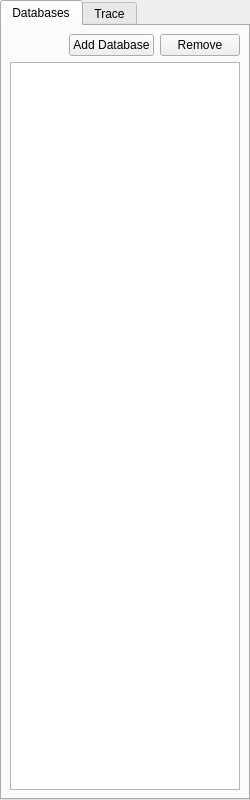
<?xml version="1.0" encoding="UTF-8"?>
<ui version="4.0">
 <class>LeftPanelWidget</class>
 <widget class="QWidget" name="LeftPanelWidget">
  <property name="geometry">
   <rect>
    <x>0</x>
    <y>0</y>
    <width>250</width>
    <height>800</height>
   </rect>
  </property>
  <layout class="QVBoxLayout" name="verticalLayout">
   <property name="spacing">
    <number>0</number>
   </property>
   <property name="leftMargin">
    <number>0</number>
   </property>
   <property name="topMargin">
    <number>0</number>
   </property>
   <property name="rightMargin">
    <number>0</number>
   </property>
   <property name="bottomMargin">
    <number>0</number>
   </property>
   <item>
    <widget class="QTabWidget" name="topTabs">
     <property name="currentIndex">
      <number>0</number>
     </property>

     <!-- ===== Databases tab ===== -->
     <widget class="QWidget" name="tabDatabases">
      <attribute name="title">
       <string>Databases</string>
      </attribute>
      <layout class="QVBoxLayout" name="dbLayout">
       <property name="spacing">
        <number>6</number>
       </property>
       <property name="leftMargin">
        <number>8</number>
       </property>
       <property name="topMargin">
        <number>8</number>
       </property>
       <property name="rightMargin">
        <number>8</number>
       </property>
       <property name="bottomMargin">
        <number>8</number>
       </property>
       <item>
        <layout class="QHBoxLayout" name="dbToolbar">
         <item>
          <spacer name="dbSpacer">
           <property name="orientation">
            <enum>Qt::Orientation::Horizontal</enum>
           </property>
           <property name="sizeHint" stdset="0">
            <size>
             <width>40</width>
             <height>20</height>
            </size>
           </property>
          </spacer>
         </item>
         <item>
          <widget class="QPushButton" name="btnAddDb">
           <property name="text">
            <string>Add Database</string>
           </property>
           <property name="maximumWidth">
            <number>120</number>
           </property>
          </widget>
         </item>
         <item>
          <widget class="QPushButton" name="btnRemoveDb">
           <property name="text">
            <string>Remove</string>
           </property>
           <property name="maximumWidth">
            <number>80</number>
           </property>
          </widget>
         </item>
        </layout>
       </item>
       <item>
        <widget class="QListWidget" name="lstDatabases"/>
       </item>
      </layout>
     </widget>

     <!-- ===== Trace tab ===== -->
     <widget class="QWidget" name="tabTrace">
      <attribute name="title">
       <string>Trace</string>
      </attribute>
      <layout class="QVBoxLayout" name="traceLayout">
       <property name="spacing">
        <number>12</number>
       </property>
       <property name="leftMargin">
        <number>16</number>
       </property>
       <property name="topMargin">
        <number>16</number>
       </property>
       <property name="rightMargin">
        <number>16</number>
       </property>
       <property name="bottomMargin">
        <number>16</number>
       </property>
       <item>
        <widget class="QLabel" name="traceHeader">
         <property name="text">
          <string>TRACE</string>
         </property>
        </widget>
       </item>
       <item>
        <widget class="QTableWidget" name="traceSummary">
         <property name="focusPolicy">
          <enum>Qt::FocusPolicy::NoFocus</enum>
         </property>
         <property name="showGrid">
          <bool>false</bool>
         </property>
         <property name="columnCount">
          <number>2</number>
         </property>
         <attribute name="horizontalHeaderVisible">
          <bool>false</bool>
         </attribute>
         <attribute name="verticalHeaderVisible">
          <bool>false</bool>
         </attribute>
         <column>
          <property name="text">
           <string>Key</string>
          </property>
         </column>
         <column>
          <property name="text">
           <string>Value</string>
          </property>
         </column>
        </widget>
       </item>
       <item>
        <spacer name="spacerSection">
         <property name="orientation">
          <enum>Qt::Orientation::Vertical</enum>
         </property>
         <property name="sizeType">
          <enum>QSizePolicy::Policy::Fixed</enum>
         </property>
         <property name="sizeHint" stdset="0">
          <size>
           <width>0</width>
           <height>4</height>
          </size>
         </property>
        </spacer>
       </item>
       <item>
        <widget class="QTabWidget" name="leftTabs">
         <property name="currentIndex">
          <number>0</number>
         </property>

         <!-- Signals tab -->
         <widget class="QWidget" name="tabSignals">
          <attribute name="title">
           <string>Signals</string>
          </attribute>
          <layout class="QVBoxLayout" name="signalsLayout">
           <property name="spacing">
            <number>0</number>
           </property>
           <property name="leftMargin">
            <number>0</number>
           </property>
           <property name="topMargin">
            <number>4</number>
           </property>
           <property name="rightMargin">
            <number>0</number>
           </property>
           <property name="bottomMargin">
            <number>0</number>
           </property>
           <item>
            <widget class="QTreeWidget" name="sigTree">
             <property name="columnCount">
              <number>4</number>
             </property>
             <column>
              <property name="text">
               <string>Name</string>
              </property>
             </column>
             <column>
              <property name="text">
               <string>Start</string>
              </property>
             </column>
             <column>
              <property name="text">
               <string>Bits</string>
              </property>
             </column>
             <column>
              <property name="text">
               <string>Order</string>
              </property>
             </column>
            </widget>
           </item>
          </layout>
         </widget>

         <!-- Messages tab -->
         <widget class="QWidget" name="tabMessages">
          <attribute name="title">
           <string>Messages</string>
          </attribute>
          <layout class="QVBoxLayout" name="messagesLayout">
           <property name="spacing">
            <number>10</number>
           </property>
           <property name="leftMargin">
            <number>0</number>
           </property>
           <property name="topMargin">
            <number>10</number>
           </property>
           <property name="rightMargin">
            <number>0</number>
           </property>
           <property name="bottomMargin">
            <number>0</number>
           </property>
           <item>
            <widget class="QPushButton" name="btnSearch">
             <property name="text">
              <string>🔍 Search messages...</string>
             </property>
            </widget>
           </item>
           <item>
            <widget class="QTreeWidget" name="busTree">
             <property name="headerHidden">
              <bool>true</bool>
             </property>
             <property name="columnCount">
              <number>2</number>
             </property>
             <column>
              <property name="text">
               <string/>
              </property>
             </column>
             <column>
              <property name="text">
               <string/>
              </property>
             </column>
            </widget>
           </item>
          </layout>
         </widget>

         <!-- ECUs tab -->
         <widget class="QWidget" name="tabECUs">
          <attribute name="title">
           <string>ECUs</string>
          </attribute>
          <layout class="QVBoxLayout" name="ecuLayout">
           <property name="spacing">
            <number>0</number>
           </property>
           <property name="leftMargin">
            <number>0</number>
           </property>
           <property name="topMargin">
            <number>4</number>
           </property>
           <property name="rightMargin">
            <number>0</number>
           </property>
           <property name="bottomMargin">
            <number>0</number>
           </property>
           <item>
            <widget class="QListWidget" name="ecuList"/>
           </item>
          </layout>
         </widget>

         <!-- SOME/IP tab -->
         <widget class="QWidget" name="tabSomeIp">
          <attribute name="title">
           <string>SOME/IP</string>
          </attribute>
          <layout class="QVBoxLayout" name="someIpLayout">
           <property name="spacing">
            <number>0</number>
           </property>
           <property name="leftMargin">
            <number>0</number>
           </property>
           <property name="topMargin">
            <number>4</number>
           </property>
           <property name="rightMargin">
            <number>0</number>
           </property>
           <property name="bottomMargin">
            <number>0</number>
           </property>
           <item>
            <widget class="QTreeWidget" name="serviceTree">
             <property name="columnCount">
              <number>2</number>
             </property>
             <column>
              <property name="text">
               <string>Name</string>
              </property>
             </column>
             <column>
              <property name="text">
               <string>Service ID</string>
              </property>
             </column>
            </widget>
           </item>
          </layout>
         </widget>

        </widget>
       </item>
      </layout>
     </widget>

    </widget>
   </item>
  </layout>
 </widget>
 <resources/>
 <connections/>
</ui>
